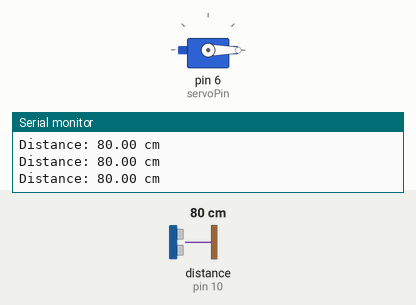
The sketch below on a simulated Arduino Uno, built with avr-gcc and run on an emulated ATmega328P. On the bench: servo, the last lines printed to the serial monitor. Wiring (from diagram.json): ultrasonic range finder: trigger pin 9; echo pin 10. The test bench sets the inputs (shaded band); at power-on: distance to the obstacle (sensor on pin 10) 80 cm. The echo pulse lasts 58.3 µs per cm.

Above: at 1.2 s.
1.3 s: distance to the obstacle (sensor on pin 10) set to 22 cm
2.8 s: distance to the obstacle (sensor on pin 10) set to 17 cm
At 3.4 s:
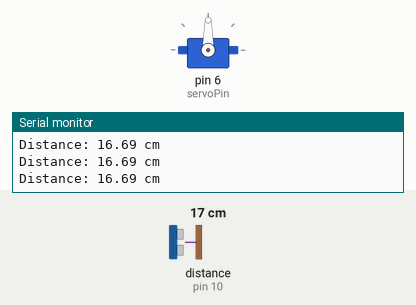
Timing chart, 0 to 5.8 s (numbered marks = the images above; inputs shaded):
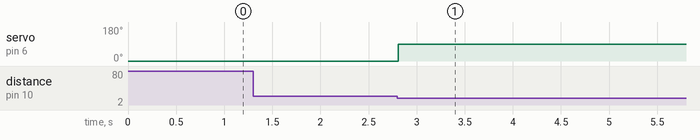

The sketch:

SmartParkingBarrier.ino
```cpp
#include <Servo.h>

const int trigPin = 9;
const int echoPin = 10;
const int servoPin = 6;

const int detectionDistance = 20;
const int closedAngle = 0;
const int openAngle = 90;

const unsigned long closingDelay = 2000;

Servo barrierServo;

long duration;
float distance;

bool gateOpen = false;
unsigned long lastVehicleSeen = 0;

void setup() {
  Serial.begin(9600);

  pinMode(trigPin, OUTPUT);
  pinMode(echoPin, INPUT);

  barrierServo.attach(servoPin);
  barrierServo.write(closedAngle);

  Serial.println("Smart Parking Barrier System Ready");
}

void loop() {
  // Generate the ultrasonic trigger pulse.
  digitalWrite(trigPin, LOW);
  delayMicroseconds(2);
  digitalWrite(trigPin, HIGH);
  delayMicroseconds(10);
  digitalWrite(trigPin, LOW);

  // Measure the returning echo.
  duration = pulseIn(echoPin, HIGH, 30000);

  if (duration == 0) {
    distance = -1;
  } else {
    distance = duration * 0.0343 / 2.0;
  }

  unsigned long currentTime = millis();

  Serial.print("Distance: ");
  if (distance < 0) {
    Serial.println("No echo");
  } else {
    Serial.print(distance);
    Serial.println(" cm");
  }

  // Open the barrier when a vehicle is detected within 20 cm.
  if (distance > 0 && distance < detectionDistance) {
    lastVehicleSeen = currentTime;

    if (!gateOpen) {
      barrierServo.write(openAngle);
      gateOpen = true;
      Serial.println("Vehicle detected: GATE OPEN");
    }
  }

  // Close the barrier after no valid near detection for 2 seconds.
  if (gateOpen &&
      currentTime - lastVehicleSeen >= closingDelay) {
    barrierServo.write(closedAngle);
    gateOpen = false;
    Serial.println("Area clear: GATE CLOSED");
  }

  delay(100);
}
```

Measured:
- the behaviour switches between 20 and 19 cm on distance to the obstacle (sensor on pin 10) (found by bisection; images 0 and 1)
- after the input at 2.8 s, servo on pin 6 (servoPin): 0° → 90° at once
